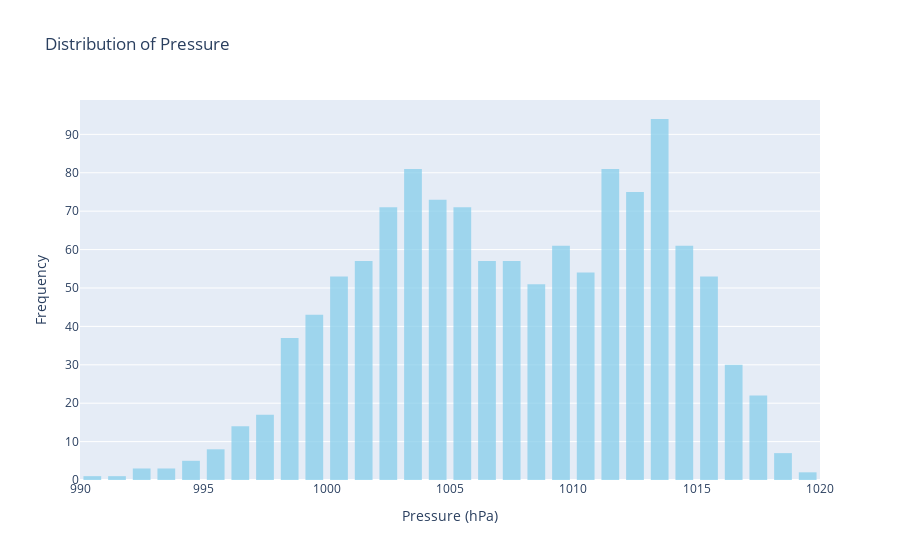

Notebook code cell kept with this figure:
### Code cell
import plotly.graph_objects as go

# Display descriptive statistics for pressure data
pressure_stats = df_weather['pres'].describe()
print("Descriptive statistics for Pressure:")
print(pressure_stats)

# Plot the distribution of pressure data using a histogram
fig = go.Figure()
fig.add_trace(go.Histogram(x=df_weather['pres'].dropna(), nbinsx=30, marker_color='skyblue', opacity=0.75))
fig.update_layout(
    title='Distribution of Pressure',
    xaxis_title='Pressure (hPa)',
    yaxis_title='Frequency',
    bargap=0.2,
    bargroupgap=0.1
)
fig.show()

# Plot a time series of pressure data
plt.figure(figsize=(14, 7))
plt.plot(df_weather['date'], df_weather['pres'], color='blue', linewidth=1, label='Pressure')
plt.scatter(df_weather['date'][df_weather['pres'].idxmax()], df_weather['pres'].max(), color='red', label='Max Pressure')
plt.scatter(df_weather['date'][df_weather['pres'].idxmin()], df_weather['pres'].min(), color='green', label='Min Pressure')
plt.title('Time Series of Pressure', fontsize=16)
plt.xlabel('Date', fontsize=14)
plt.ylabel('Pressure (hPa)', fontsize=14)
plt.legend()
plt.grid(True)
plt.show()

### Figure 1 — Plotly figure (JSON) as saved in the notebook; plotly's stock layout.template omitted (floating-point values rounded to 4 significant figures; data arrays with more than 128 entries replaced by an {"elided": "..."} marker saying what was removed)
{"data": [{"marker": {"color": "skyblue"}, "nbinsx": 30, "opacity": 0.75, "type": "histogram", "x": {"elided": "1243 float values"}}], "layout": {"bargap": 0.2, "bargroupgap": 0.1, "title": {"text": "Distribution of Pressure"}, "xaxis": {"title": {"text": "Pressure (hPa)"}}, "yaxis": {"title": {"text": "Frequency"}}}}
